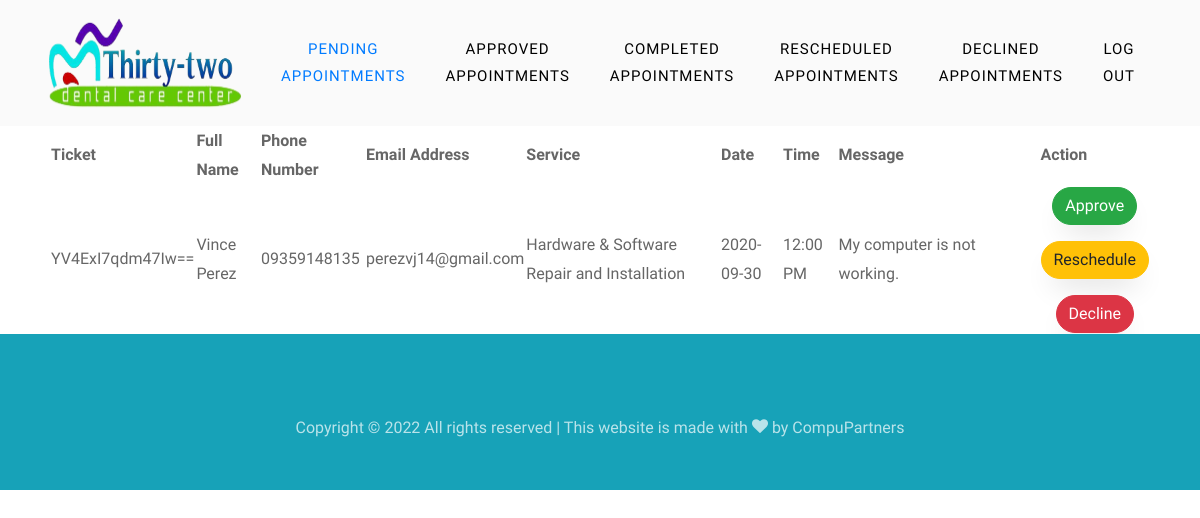
/admin/index.php (signed in), run on an earlier commit of the app's database.
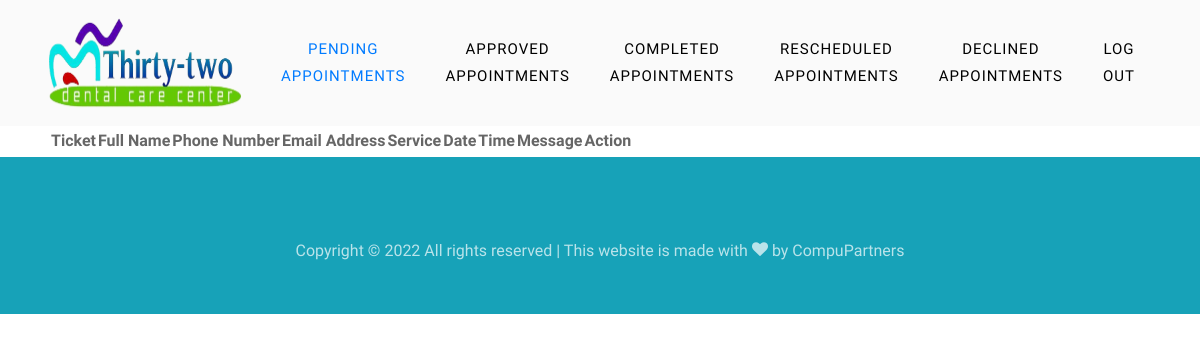
And on a later commit of the database.
### tables this page shows
CREATE TABLE `appointments` (
  `apt_id` int(11) NOT NULL,
  `requestee` int(11) DEFAULT NULL,
  `name` varchar(100) NOT NULL,
  `phone` bigint(11) NOT NULL,
  `email` varchar(100) NOT NULL,
  `address` varchar(255) NOT NULL,
  `service` varchar(100) NOT NULL,
  `date` date NOT NULL,
  `time` varchar(50) DEFAULT NULL,
  `issue` varchar(255) NOT NULL,
  `ticket` varchar(255) NOT NULL,
  `status` varchar(11) NOT NULL
);

### admin/index.php (the view, shortened to what this page needs)
<!DOCTYPE html>
<html lang="en">
<head>
	<link rel="stylesheet" href="https://cdn.datatables.net/1.11.5/css/jquery.dataTables.min.css">
	<link rel="stylesheet" href="assets/css/open-iconic-bootstrap.min.css">
	<link rel="stylesheet" href="assets/css/animate.css">
	<link rel="stylesheet" href="assets/css/owl.carousel.min.css">
	<link rel="stylesheet" href="assets/css/owl.theme.default.min.css">
	<link rel="stylesheet" href="assets/css/magnific-popup.css">
	<link rel="stylesheet" href="assets/css/aos.css">
	<link rel="stylesheet" href="assets/css/ionicons.min.css">
	<link rel="stylesheet" href="assets/css/bootstrap-datepicker.css">
	<link rel="stylesheet" href="assets/css/jquery.timepicker.css">
	<link rel="stylesheet" href="assets/css/flaticon.css">
	<link rel="stylesheet" href="assets/css/icomoon.css">
	<link rel="stylesheet" href="assets/css/style.css">
	<link rel="stylesheet" href="assets/css/index.css">
</head>
<body>
	<nav class="navbar  navbar-expand-lg  navbar-light bg-light">
		<div class="container">
			<a class="navbar-brand" href="index.php"><img src="../assets/img/logos.png" width="200" height="100"></a>
			<div class="collapse navbar-collapse" id="ftco-nav">
				<ul class="navbar-nav ml-auto">
					<li class="nav-item active"><a href="index.php" class="nav-link">Pending Appointments</a></li>
					<li class="nav-item"><a href="approved.php" class="nav-link">Approved Appointments</a></li>
					<li class="nav-item"><a href="completed.php" class="nav-link">Completed Appointments</a></li>
					<li class="nav-item"><a href="cancelled.php" class="nav-link">Rescheduled Appointments</a></li>
					<li class="nav-item"><a href="declined.php" class="nav-link">Declined Appointments</a></li>
				</ul>
			</div>
			<div class="collapse navbar-collapse" id="ftco-nav">
				<ul class="navbar-nav ml-auto">
					<li class="nav-item cta"><a href="logout.php" class="nav-link"><span>Log Out</span></a>
					</li>
				</ul>
			</div>
		</div>
	</nav>
	<div class="pending-body">
		<table id="appttable" class="stripe" >
			<thead>
				<tr>
					<th>Ticket</th>
					<th>Full Name</th>
					<th>Phone Number</th>
					<th>Email Address</th>
					<th>Service</th>
					<th>Date</th>
					<th>Time</th>
					<th>Message</th>
					<th>Action</th>
				</tr>
			</thead>
			<tbody>
				<?php
					include('assets/php/config.php');
					$sql = "SELECT * FROM appointments WHERE `status` = 'pending'";
					$res = mysqli_query($con, $sql );
					$count = 0;
					while($row=mysqli_fetch_array($res)){
						$time = $row['time'];
						$time =  date('g:i A', strtotime($time));
						echo "<tr>";
							echo "<td>";echo $row['ticket']; echo "</td>";
							echo "<td>";echo $row["name"]; echo "</td>";
							echo "<td>";echo .0.$row["phone"];  echo "</td>";
							echo "<td>";echo $row["email"];  echo "</td>";
							echo "<td>";echo $row["service"];  echo "</td>";
							echo "<td>";echo $row["date"];  echo "</td>";
							echo "<td>";echo $time;  echo "</td>";
							echo "<td style='width: 50px;'><p class='break-line'>";echo $row["issue"];  echo "</p></td>";
							echo "<td style='text-align: center; width: 50px;'><button name='approve".$count."' id='approve".$count."' type='submit' class='btn form-group btn-success' value=".$row['ticket'].">Approve</button>";
							echo "<button name='cancel".$count."' id='cancel".$count."' type='submit' class='btn form-group btn-warning' value=".$row['ticket'].">Reschedule</button>";
							echo "<button name='decline".$count."' id='decline".$count."' type='submit' class='btn  btn-danger' value=".$row['ticket'].">Decline</button></td>";
						echo "</tr>";
						$count++;
					}
				?>
		</table>
	</div>
	<footer class="ftco-footer ftco-bg-dark ftco-section">
		<div class="container">
			<div class="row">
				<div class="col-md-12 text-center">
					<p>
						Copyright &copy;
						<script>document.write(new Date().getFullYear());</script> All rights reserved | This website is
						made with <i class="icon-heart" aria-hidden="true"></i> by <a href="https://colorlib.com"
							target="_blank">CompuPartners</a>
					</p>
				</div>
			</div>
		</div>
	</footer>
</body>
</html>

### admin/assets/css/icomoon.css (style rules this page uses)
[class^="icon-"], [class*=" icon-"] { font-family: 'icomoon' !important; speak: none; font-style: normal; font-weight: normal; font-variant: normal; text-transform: none; line-height: 1; -webkit-font-smoothing: antialiased; -moz-osx-font-smoothing: grayscale; }
.icon-heart:before { content: "\f004"; }

### admin/assets/css/index.css (style rules this page uses)
.pending-body { padding-left: 50px; padding-right: 50px; }
.navbar-nav>.nav-item>.nav-link { text-align: center; font-size: 15px; padding-top: 0.9rem; padding-bottom: 0.9rem; padding-left: 20px; padding-right: 20px; letter-spacing: 1px; color: #000; font-weight: 500; text-transform: uppercase; opacity: 1 !important; }
.navbar-light .navbar-nav .active>.nav-link { color: #007bff; }
p.break-line { width: 200px; }
.break-line { overflow-wrap: break-word; word-wrap: break-word; hyphens: auto; }

What changed in the data, as far as the page shows it:
removed appointments: ticket "YV4ExI7qdm47Iw==", name "Vince Perez", phone "9359148135", email "perezvj14@gmail.com", service "Hardware & Software Repair and Installation", date "2020-09-30", time "12:00 PM", issue "My computer is not working."
